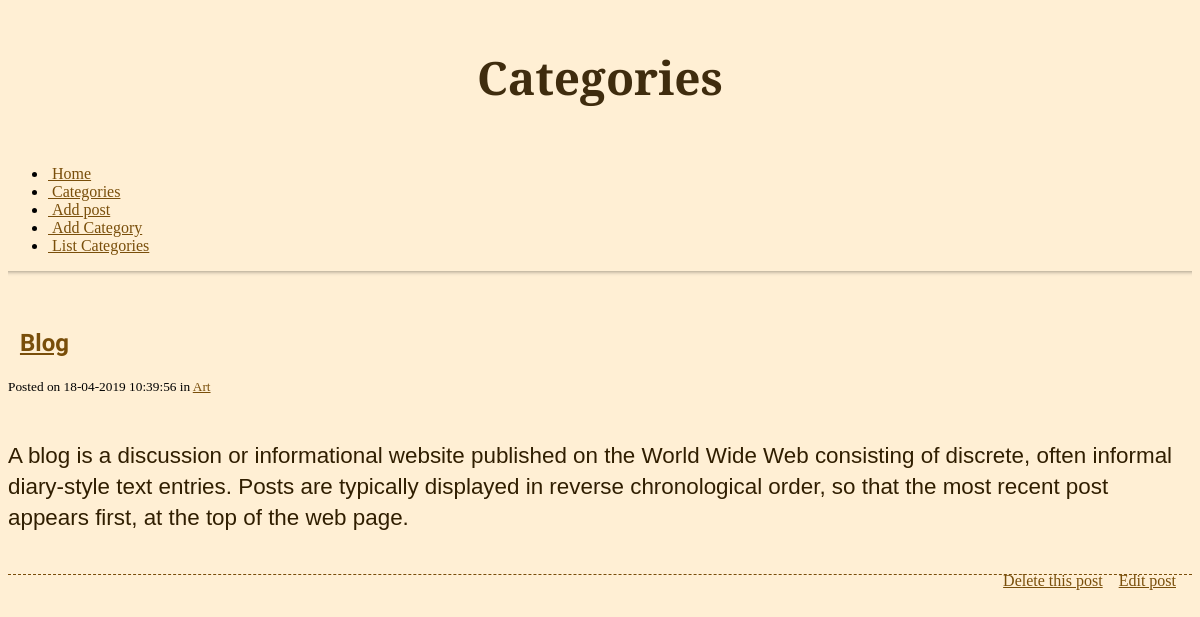
Screenshot of /category.php?id=12 with the database file from the repository.
### tables this page shows
CREATE TABLE `posts` (
  `id` int(6) NOT NULL AUTO_INCREMENT,
  `cat_id` int(3) NOT NULL,
  `title` varchar(255) NOT NULL,
  `contents` text NOT NULL,
  `date_posted` datetime NOT NULL,
  PRIMARY KEY (`id`)
);

### resources/func/blog.php (called while the page is built, shortened)
<?php
function get_posts($id = null, $cat_id = null) {
	$conn = mysqli_connect('localhost', 'root', 'root','blog');
	$posts = array();
	$query = "SELECT posts.id AS post_id, categories.id AS category_id, title, contents, date_posted, categories.name FROM posts INNER JOIN categories ON categories.id = posts.cat_id ";
	if (isset($cat_id) ){
		$cat_id = (int) $cat_id;
		$query .= " WHERE `cat_id` = {$cat_id}";
	}
	$query .= " ORDER BY `posts` . `id` DESC";
	$resultSet = mysqli_query($conn,$query);
	while ($row = mysqli_fetch_assoc($resultSet) ) {
		$posts[] = $row;
	}
	return $posts;
}
function fun_get_category($id = null){
	$category = '';
	$conn = mysqli_connect('localhost', 'root', 'root', 'blog');
	$resultSet = mysqli_query($conn, " SELECT name FROM categories where `id` = ${id}");
	while ($row = mysqli_fetch_assoc($resultSet)) {
		$category .= $row['name'];
	}
	return $category;
}

### category.php (the view, shortened to what this page needs)
<?php
include_once('resources/init.php');
if(empty($_GET)){
	header('location: category_list.php');
}
else{
	$posts = get_posts(null, $_GET['id']);
	$cat = fun_get_category($_GET['id']);
}
?>
<!DOCTYPE html>
<html lang="en">
<head>
	<?php include "includes/_head.php" ?>
</head>
<body>
	<div class="container">
		<div class="row">
			<div class="span6 offset3">
				<h1>Categories</h1>
				<br>
				<?php include "includes/_nav.php" ?>
				<hr>
				<br>
				<?php
					foreach ( $posts as $post ) {
						if ( ! category_exists('name', $post ['name'] ) ){
							$post['name'] = 'Uncategorised';
						}
				?>
					<div class="post">
						<h2><i class="icon-quote-left">&nbsp;&nbsp;</i><a href="index.php?id=<?php echo $post['post_id']; ?>"><?php echo $post['title']; ?></a></h2>
						<small> Posted on <?php echo date('d-m-Y h:i:s', strtotime($posts[0]['date_posted'])); ?>
							in <a href="category.php?id=
							<?php echo $post['category_id']; ?>">
							<?php echo $cat; ?>
						</a>
						</small>
						<p class="post-content"><?php echo nl2br($post['contents']);?></p>
						<div class="post-functions">
							<ul>
								<li><a href="delete_post.php?id=<?php echo $post["post_id"]; ?>"> Delete this post</a></li>
								<li><a href="edit_post.php?id=<?php echo $post['post_id']; ?>"> Edit post</a></li>
							</ul>
						</div>
						<br />
					</div>
					<?php
				}
				?>
			</div>
		</div>
	</body>
	</html>

### css/main.css (style rules this page uses)
body { background-color: rgb(255, 239, 212); }
hr { height: 12px; border: 0; box-shadow: inset 0 12px 5px -12px rgba(0, 0, 0, 0.5); }
h1 { text-align: center; margin: 1em 0 0.5em 0; font-family: 'Alegreya', sans-serif; font-size: 46px; color: rgb(63, 44, 14); }
h2,h3 { font-family: 'Acme'; }
a { color: rgb(121, 78, 10); }
.post { margin-bottom: 1.5em; border-bottom: 1px dashed rgb(121, 78, 10); }
.post-content { padding-top: 1em; font-size: 1.4em; line-height: 1.4em; font-family: 'Arial'; color:rgb(48, 30, 0); }
.post-functions ul { float: right; }
.post-functions li { display: block; float: left; padding-right: 1em; }

### rows the page displays
posts: title "Blog", date_posted "18-04-2019 10:39:56", contents "A blog is a discussion or informational website published on the World Wide Web consisting of discrete, often informal diary-style text entries. Posts are typically displayed in reverse chronological order, so that the most recent post appears first, at the top of the web page."
